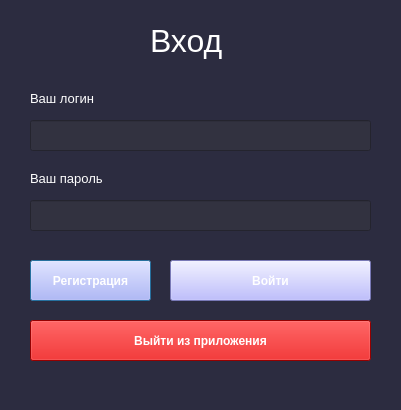
<?xml version="1.0" encoding="UTF-8"?>
<ui version="4.0">
 <class>LoginWindow</class>
 <widget class="QDialog" name="LoginWindow">
  <property name="geometry">
   <rect>
    <x>0</x>
    <y>0</y>
    <width>401</width>
    <height>410</height>
   </rect>
  </property>
  <property name="windowTitle">
   <string>Вход</string>
  </property>
  <property name="styleSheet">
   <string notr="true">QPushButton{
	
	font: 75 9pt &quot;MS Shell Dlg 2&quot;;
	background-color: rgb(170, 170, 255);
	color: rgb(255, 255, 255);
	font-weight: bold
}
QPushButton#exit_btn{
	
	background-color: rgb(209, 0, 0);
	font: 75 9pt &quot;MS Shell Dlg 2&quot;;
	font-weight: bold

}
QDialog{

	background-color: rgb(44, 44, 64);
}
QLabel{
	
	color: rgb(255, 255, 255);
}
QLineEdit{
	
	background-color: rgb(50, 50, 64);
	color: rgb(255, 255, 255);
}
</string>
  </property>
  <widget class="QLabel" name="main_lbl">
   <property name="geometry">
    <rect>
     <x>150</x>
     <y>0</y>
     <width>91</width>
     <height>81</height>
    </rect>
   </property>
   <property name="font">
    <font>
     <pointsize>24</pointsize>
    </font>
   </property>
   <property name="text">
    <string>Вход</string>
   </property>
  </widget>
  <widget class="QLabel" name="lgn_lbl">
   <property name="geometry">
    <rect>
     <x>30</x>
     <y>90</y>
     <width>131</width>
     <height>16</height>
    </rect>
   </property>
   <property name="font">
    <font>
     <pointsize>10</pointsize>
    </font>
   </property>
   <property name="text">
    <string>Ваш логин</string>
   </property>
  </widget>
  <widget class="QLineEdit" name="lgn_line">
   <property name="geometry">
    <rect>
     <x>30</x>
     <y>120</y>
     <width>341</width>
     <height>31</height>
    </rect>
   </property>
  </widget>
  <widget class="QLabel" name="pwd_lbl">
   <property name="geometry">
    <rect>
     <x>30</x>
     <y>170</y>
     <width>131</width>
     <height>16</height>
    </rect>
   </property>
   <property name="font">
    <font>
     <pointsize>10</pointsize>
    </font>
   </property>
   <property name="text">
    <string>Ваш пароль</string>
   </property>
  </widget>
  <widget class="QLineEdit" name="pwd_line">
   <property name="geometry">
    <rect>
     <x>30</x>
     <y>200</y>
     <width>341</width>
     <height>31</height>
    </rect>
   </property>
  </widget>
  <widget class="QPushButton" name="reg_btn">
   <property name="geometry">
    <rect>
     <x>30</x>
     <y>260</y>
     <width>121</width>
     <height>41</height>
    </rect>
   </property>
   <property name="text">
    <string>Регистрация</string>
   </property>
  </widget>
  <widget class="QPushButton" name="lgn_btn">
   <property name="geometry">
    <rect>
     <x>170</x>
     <y>260</y>
     <width>201</width>
     <height>41</height>
    </rect>
   </property>
   <property name="text">
    <string>Войти</string>
   </property>
  </widget>
  <widget class="QPushButton" name="exit_btn">
   <property name="geometry">
    <rect>
     <x>30</x>
     <y>320</y>
     <width>341</width>
     <height>41</height>
    </rect>
   </property>
   <property name="text">
    <string>Выйти из приложения</string>
   </property>
  </widget>
 </widget>
 <resources/>
 <connections/>
</ui>
